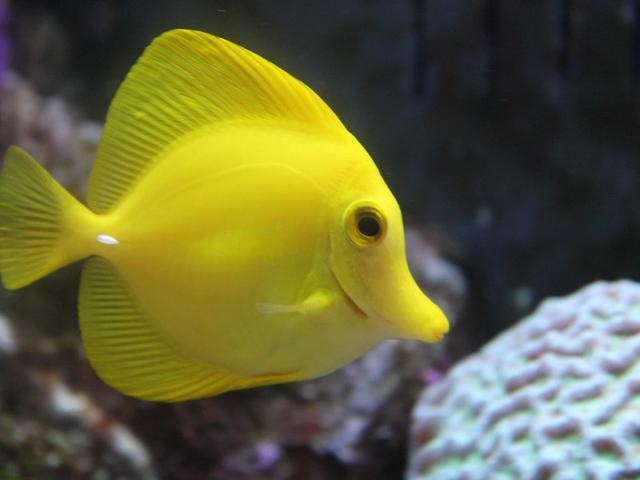
//> input picture test/2493.jpg, 640 x 480 px, given in place of anqi_4.png, which was not available
$ ./test_basic   (built with g++ and OpenCV 4)
//> lines starting //> are read from the running program, lines starting //| are printed output that depends on the picture; pictures that were not available may be replaced by others from this repository, and a replacement may not be noted
#include <iostream>
#include <string>
#include <vector>
#include <map>
#include <opencv2/opencv.hpp>
#include <opencv2/highgui/highgui.hpp>

using namespace std;
using namespace cv;


// [293 lines left out: functions test_01, test_02, test_03, test_04, test_05, test_06, not called in this run]


cv::Mat Translation(cv::Mat src, int tx, int ty);
cv::Mat Rotate(cv::Mat src, int rotate_angle);
cv::Mat WARPAFFINE(cv::Mat src);

/*--------------------------------------------------
函数说明：图像平移
--------------------------------------------------
输入参数：	src			输入图像
			tx			x轴平移距离
			ty			y轴平移距离
--------------------------------------------------*/
// [13 lines left out: function Translation, not called in this run]

/*--------------------------------------------------
函数说明：图像旋转
--------------------------------------------------
输入参数：	src			输入图像
			angle		旋转角度
--------------------------------------------------*/
// [737 lines left out: functions Rotate, test_07, test_08, test_09, test_10, test_11 and 6 more, not called in this run]


int thresh = 130;
int max_count = 255;
cv::Mat img, img_gray;
const char* output_title = "Result";

// [53 lines left out: functions Harris_Demo, test_17, not called in this run]


cv::Mat WaterSegment(cv::Mat src);

/*--------------------------------------------------
函数说明：分水岭算法
--------------------------------------------------
输入参数：	src			输入图像
返回值：		dst			输出图像
--------------------------------------------------*/
// [102 lines left out: functions WaterSegment, test_18, not called in this run]


#define WINDOW_NAME1 "【原图窗口】"
#define WINDOW_NAME2 "【分水岭图】"

Mat g_maskImage, g_srcImage;
Point prevPt(-1, -1);

static void ShowHelpText();												//窗口帮助文档
static void on_Mouse(int event, int x, int y, int flags, void*);		//获取鼠标绘制区域

// [216 lines left out: functions on_Mouse, ShowHelpText, test_19, RandomColor, test_20, not called in this run]


const float param_13 = 1.0f / 3.0f;
const float param_16116 = 16.0f / 116.0f;
const float Xn = 0.950456f;
const float Yn = 1.0f;
const float Zn = 1.088754f;

// [423 lines left out: functions gamma, gamma_XYZ2RGB, XYZ2RGB, Lab2XYZ, RGB2XYZ, XYZ2Lab and 5 more, not called in this run]


#define max2(a,b) (a>b?a:b)
#define max3(a,b,c) (a>b?max2(a,c):max2(b,c))
#define min2(a,b) (a<b?a:b)
#define min3(a,b,c) (a<b?min2(a,c):min2(b,c))

//函数申明
cv::Mat Brightness(cv::Mat src, float brightness, int contrast);				//亮度+对比度。
cv::Mat Saturation(cv::Mat src, int saturation);								//饱和度
cv::Mat HighLight(cv::Mat src, int highlight);									//高光
cv::Mat ColorTemperature(cv::Mat src, int warm);								//暖色调
cv::Mat Shadow(cv::Mat src, int shadow);										//阴影

cv::Mat Sharpen(cv::Mat input, int percent, int type);							//图像锐化
cv::Mat Grainy(cv::Mat src, int level);											//颗粒感
cv::Mat Cartoon(cv::Mat src, double clevel, int d, double sigma, int size);		//漫画效果
cv::Mat WhiteBalcane_PRA(cv::Mat src);											//白平衡-完美反射算法（效果偏白）
cv::Mat WhiteBalcane_Gray(cv::Mat src);											//白平衡-灰度世界算法（效果偏蓝）
cv::Mat Relief(cv::Mat src);													//浮雕
cv::Mat Eclosion(cv::Mat src, cv::Point center, float level);					//羽化


//--------------------------------------------------------------------------------
//调整对比度与亮度
// [914 lines left out: functions Brightness, Saturation, HighLight, ColorTemperature, Shadow, Cartoon and 11 more, not called in this run]


int test_29()
{
	//（1）输入图像
	cv::Mat src = cv::imread("./img/anqi_4.png");
//> src is the input picture: 480 rows x 640 cols, CV_8UC3; mean B, G, R 59.7, 100, 101.2
	if (src.empty())
	{
		std::cout << "can't read image!" << std::endl;
		return -1;
	}

	//（2）图像处理
	cv::Mat src_hsv, src_hue;
	cv::cvtColor(src, src_hsv, cv::COLOR_BGR2HSV);			//格式转换
//> src_hsv: 480 rows x 640 cols, CV_8UC3; mean H, S, V 66.5, 100.6, 108.6
	src_hue.create(src_hsv.size(), src_hsv.depth());		//新建矩阵
	int nchannels[] = {0, 0};
	cv::mixChannels(&src_hsv, 1, &src_hue, 1, nchannels, 1);		//将制定通道从输入阵列复制到输出阵列的指定通道
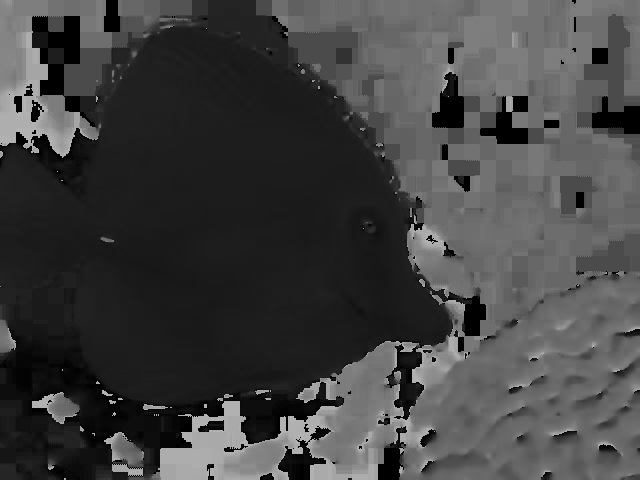
//> src_hue: 480 rows x 640 cols, CV_8UC1; min 0, max 179, mean 66.5

	//（3）计算直方图和归一化
	cv::Mat h_hist;
	int bins = 12;
	float range[] = {0, 180};
	const float* histRanges = {range};
	cv::calcHist(&src_hue, 1, 0, cv::Mat(), h_hist, 1, &bins, &histRanges);
//> h_hist = [25549, 100011, 31769, 2568, 1408, 18958, 36703, 50100, 21443, 4177, 3012, 11502]
	cv::normalize(h_hist, h_hist, 0, 255, cv::NORM_MINMAX, -1, cv::Mat());
//> h_hist = [62.43, 255, 78.52, 3, 0, 45.39, 91.28, 125.9, 51.81, 7.16, 4.15, 26.1]

	//（4）计算直方图的反向投影
	cv::Mat Back_Project_Image;
	cv::calcBackProject(&src_hue, 1, 0, h_hist, Back_Project_Image, &histRanges, 1);
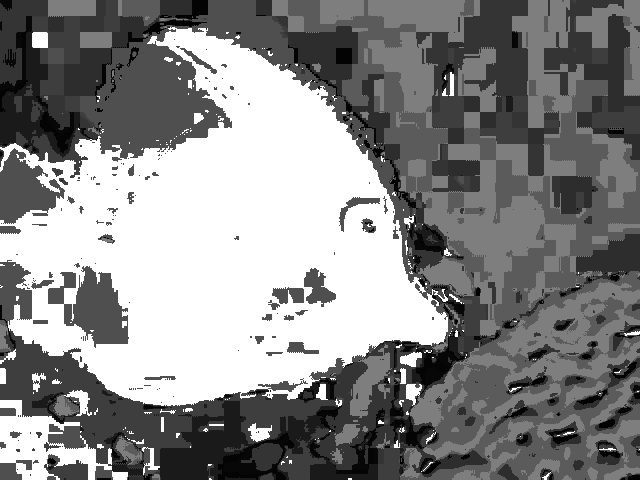
//> Back_Project_Image: 480 rows x 640 cols, CV_8UC1; min 0, max 255, mean 135.3

	//（5）计算反向投影的直方图
	int hist_h = 400;
	int hist_w = 400;
	cv::Mat Hist_Image(hist_w, hist_h, CV_8UC3, cv::Scalar(0, 0, 0));
	int bin_w = hist_w / bins;
	for(int ii = 1; ii < bins; ii++)
	{
		cv::rectangle(Hist_Image, cv::Point((ii - 1) * bin_w, (hist_h - cvRound(h_hist.at<float>(ii - 1) * (400 / 255)))), cv::Point(ii * bin_w, hist_h), cv::Scalar(0, 0, 255), -1);
	}
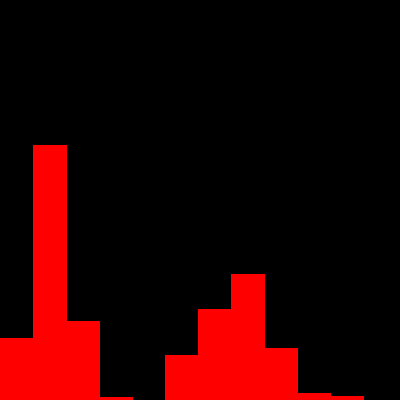
//> Hist_Image: 400 rows x 400 cols, CV_8UC3; mean B, G, R 0, 0, 38.7

	//（6）显示图像
	cv::imshow("src", src);								//原图
	cv::imshow("BackProj", Back_Project_Image);			//反向投影
	cv::imshow("Histogram", Hist_Image);				//反向投影的直方图
	cv::waitKey(0);
	return 0;
}


int main(){

    // test_01();
    // test_02();
    // test_03();
    // test_04();
    // test_05();
    // test_06();
    // test_07();
    // test_08();
    // test_09();
    // test_10();
    // test_11();
    // test_12();
    // test_13();
    // test_14();
    // test_15();
    // test_16();
    // test_17();
    // test_18();
    // test_19();
    // test_20();
    // test_21();
    // test_22();
    // test_23();
	// test_24();
	// test_25();
	// test_26();
	// test_27();
	// test_28();
	test_29();


    return 0;
}
